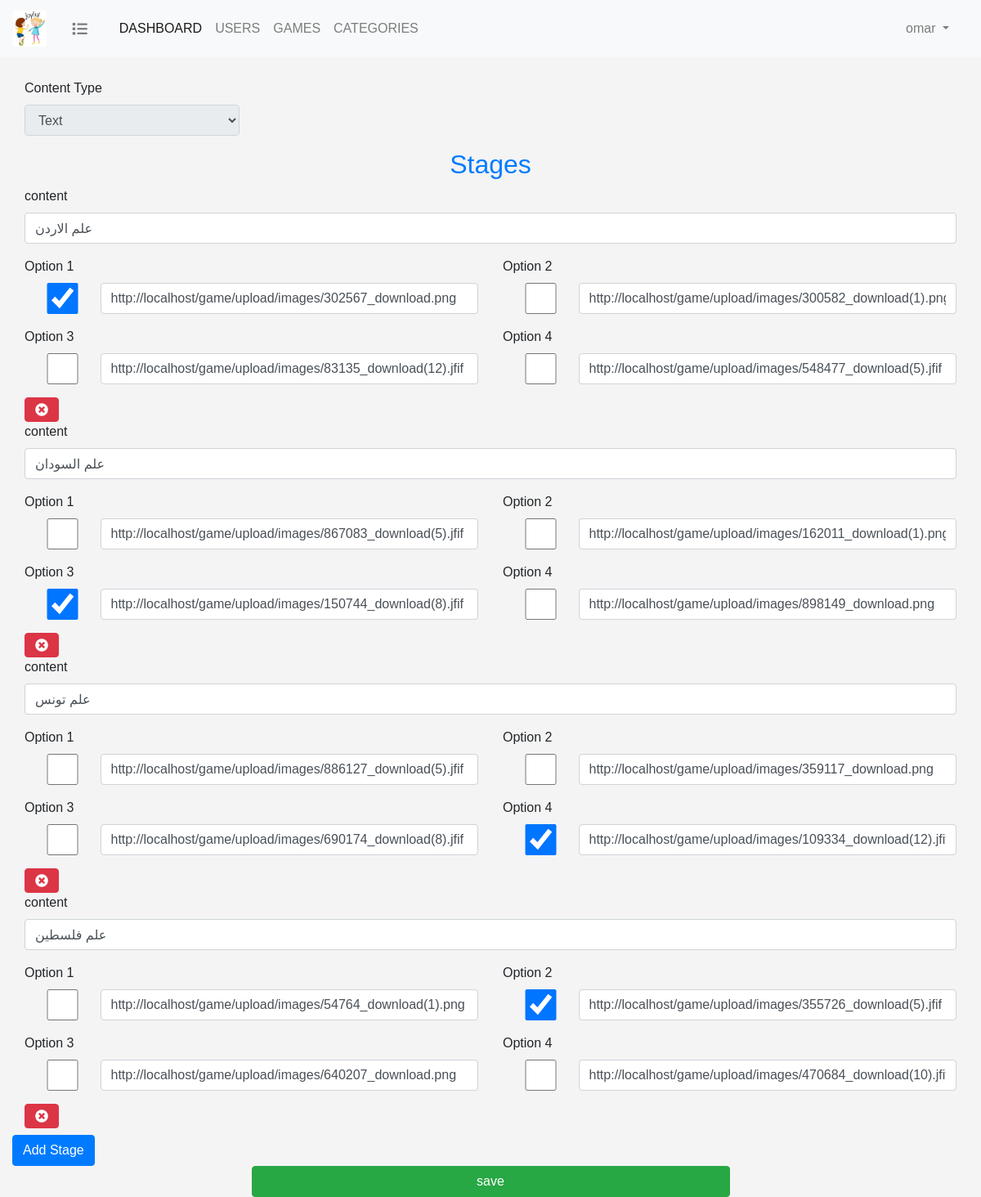
Page /games/add_text_stages.php?game_id=2 (signed in) on the committed database.
### tables this page shows
CREATE TABLE `game_stages` (
  `id` int(11) NOT NULL,
  `game_id` int(11) NOT NULL,
  `content_type` enum('STRING','IMAGE','VOICE') NOT NULL DEFAULT 'STRING',
  `content` varchar(500) NOT NULL,
  `correct_answer_id` int(11) DEFAULT NULL
);

CREATE TABLE `stage_options` (
  `id` int(11) NOT NULL,
  `stage_id` int(11) NOT NULL,
  `option` varchar(255) NOT NULL
);

### games/classes/Stage.php (called while the page is built, shortened)
<?php
include(__DIR__ . '/../../db_connect.php');
class Stage
{
    static function listStages($game_id){
        global $con;
        $query = "SELECT *
                  FROM game_stages
                  WHERE game_id = ?";
        $statement = $con->prepare($query);
        $statement->execute([$game_id]);
        $game = $statement->fetchAll(PDO::FETCH_ASSOC);
        return $game;
    }
}

### games/classes/StageOptions.php (called while the page is built, shortened)
<?php
include(__DIR__ . '/../../db_connect.php');
class StageOptions
{
    static function listOptions($stage_id){
        global $con;
        $query = "SELECT *
                  FROM stage_options
                  WHERE stage_id = ?";
        $statement = $con->prepare($query);
        $statement->execute([$stage_id]);
        $options = $statement->fetchAll(PDO::FETCH_ASSOC);
        return $options;
    }
}

### games/add_text_stages.php (the view, shortened to what this page needs)
<?php
include "./classes/Game.php";
include "./classes/Stage.php";
include "./classes/StageOptions.php";
$game_id = $_GET['game_id'];
$stages = Stage::listStages($game_id);
?>
<html>
<head>
    <?php include "../include/header.php";?>
    <link rel="stylesheet" href="games.css">
</head>
<body>
<?php include "../include/navbar.php"?>
<div class="container-fluid pt-5">
    <div class="col-md-3 mt-5">
        <div class="form-group">
            <label>Content Type</label>
            <select class="form-control" id="content_type" disabled>
                <option value="STRING" selected>Text</option>
            </select>
        </div>
    </div>
    <div class="stages-container">
        <h2 class="mt-3 text-center text-primary">Stages</h2>
        <div id="stages">
            <?php
              printStages($stages);
            ?>
        </div>
        <button class="btn btn-primary mt-2" id="add_stage"> Add Stage</button>
        <div class="text-center">
            <button class="btn btn-success w-50" id="save_stages">save</button>
        </div>
    </div>
</body>
</html>
<?php
function printStages ($stages){
    foreach ($stages as $stage){?>
<div class="row  stages-row">
    <div class="col-md-12">
        <div class="form-group">
            <label>content</label>
            <input type="text" class="form-control content" value="<?=$stage['content']?>">
        </div>
    </div>
    <?php
        $options = StageOptions::listOptions($stage['id']);
        $i = 1;
        foreach ($options as $option){?>
            <div class="col-md-6">
                <div class="form-group">
                    <label>Option <?=$i?></label>
                    <div class="row">
                        <input type="checkbox" <?php if($stage['correct_answer_id'] == $option['id']) echo 'checked'?> class="col-2 form-control correct-option" value="option_<?=$i?>">
                        <input type="text" data-name="option_<?=$i?>" class="col-10 form-control option option-<?=$i?>" value="<?=$option['option']?>">
                    </div>
                </div>
            </div>
       <?php
        $i++;
        }
    ?>
    <div class="col-md-3">
        <button class="btn btn-danger delete-btn" onclick="deleteRow(this)"><i class="fa fa-times-circle"></i></button>
    </div>
</div>
   <?php
    }
}
?>

### assets/css/main.css (style rules this page uses)
* { margin: 0; padding: 0; -webkit-box-sizing:border-box; -moz-box-sizing:border-box; box-sizing:border-box; }
body { font-family: arial,tohama; margin:0; padding:0; background-color:#f4f4f4; }
.row { margin: 0; padding: 0; }

### rows in the picture
game_stages: content "علم الاردن", correct_answer_id "☑"
stage_options: option "http://localhost/game/upload/images/302567_download.png"
stage_options: option "http://localhost/game/upload/images/300582_download(1).png"
stage_options: option "http://localhost/game/upload/images/83135_download(12).jfif"
stage_options: option "http://localhost/game/upload/images/548477_download(5).jfif"
game_stages: content "علم السودان", correct_answer_id "☑"
stage_options: option "http://localhost/game/upload/images/867083_download(5).jfif"
stage_options: option "http://localhost/game/upload/images/162011_download(1).png"
stage_options: option "http://localhost/game/upload/images/150744_download(8).jfif"
stage_options: option "http://localhost/game/upload/images/898149_download.png"
game_stages: content "علم تونس", correct_answer_id "☑"
stage_options: option "http://localhost/game/upload/images/886127_download(5).jfif"
stage_options: option "http://localhost/game/upload/images/359117_download.png"
stage_options: option "http://localhost/game/upload/images/690174_download(8).jfif"
stage_options: option "http://localhost/game/upload/images/109334_download(12).jfif"
game_stages: content "علم فلسطين", correct_answer_id "☑"
stage_options: option "http://localhost/game/upload/images/54764_download(1).png"
stage_options: option "http://localhost/game/upload/images/355726_download(5).jfif"
stage_options: option "http://localhost/game/upload/images/640207_download.png"
stage_options: option "http://localhost/game/upload/images/470684_download(10).jfif"

### other values in the picture
$_SESSION['username'] "omar"
